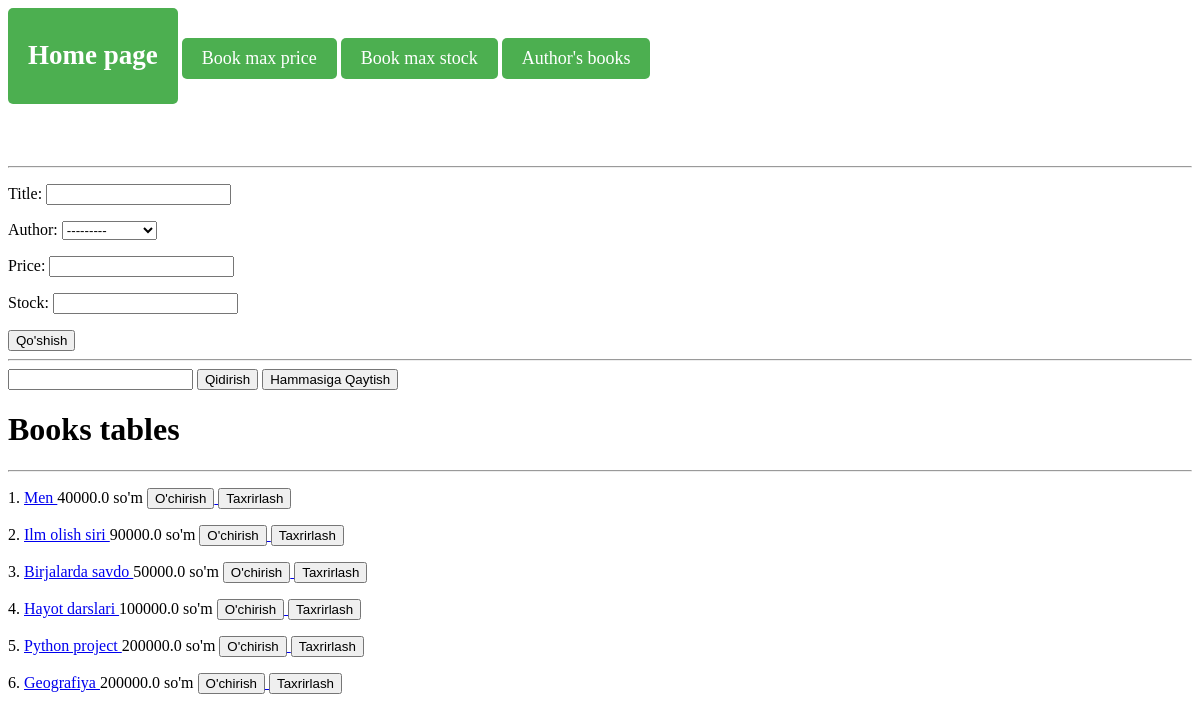
/books/, run on an earlier commit of the app's database.
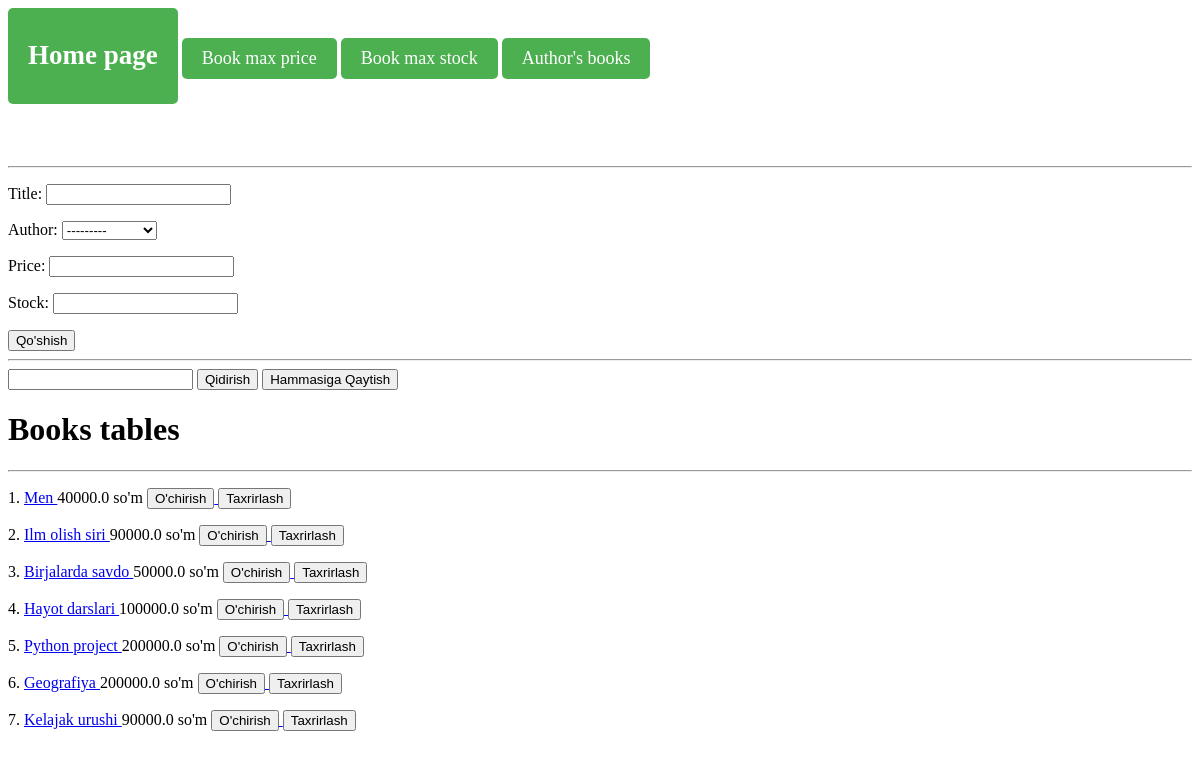
And on a later commit of the database.
### book_shop/models.py (models this page shows, shortened)
class Book(models.Model):
    title = models.CharField(max_length=255)
    author = models.ForeignKey(Author, on_delete=models.SET_NULL, null=True )
    price = models.FloatField()
    stock = models.PositiveIntegerField()

### book_shop/views.py (the view)
# urls.py: path('books/', books_view, name='books'),
def books_view(request):
    if request.method == "POST":
        form_data = BookForm(request.POST)
        if form_data.is_valid():
            form_data.save()
        return redirect('books')
    books = Book.objects.all()
    yozuvchilar = Author.objects.order_by('name')
    search = request.GET.get('search')
    if search is not None:
        books = books.filter(title__contains=search)
    kitob = {
        'books' : books,
        'search': search,
        'yozuvchilar': yozuvchilar,
        'form': BookForm,
    }
    return render(request, 'books.html', context=kitob )

### book_shop/models.py (called while the page is built)
    def __str__(self):
        return self.name

### templates/books.html (shortened to what this page needs)
<!DOCTYPE html>
<html lang="en">
<head>
    <a href="/" class="btn-link"><h2>Home page</h2></a>
    <a href="/price/" class="btn-link">Book max price</a>
    <a href="/stock/" class="btn-link">Book max stock</a>
    <a href="/like/" class="btn-link">Author's books</a>
    <br><br><br><br>
    <hr>
        <form method="post">
            {{ form.as_p }}
            <button type="submit">Qo'shish</button>
        </form>
    <hr>
    <form>
        <input type="text" name="search"{% if search %} value="{{search}}"  {% endif %}>
        <button>Qidirish</button>
        <a href="/books/">
            <button type="button">Hammasiga Qaytish</button>
        </a>
    </form>
</head>
<body>
<h1>Books tables</h1>
<hr>
{% for book in books %}
<p>{{forloop.counter}}. <a href="/book/{{book.id}}/">{{book.title}} </a>   {{book.price}} so'm
    <a href="/books/{{book.id}}/delete/">
        <button>O'chirish</button>
    </a>
    <a href="/books/{{book.id}}/update/">
        <button>Taxrirlash</button>
    </a>
</p>
{% endfor %}
</body>
</html>

What changed in the data, as far as the page shows it:
added Book: title "Kelajak urushi", price "90000.0"
